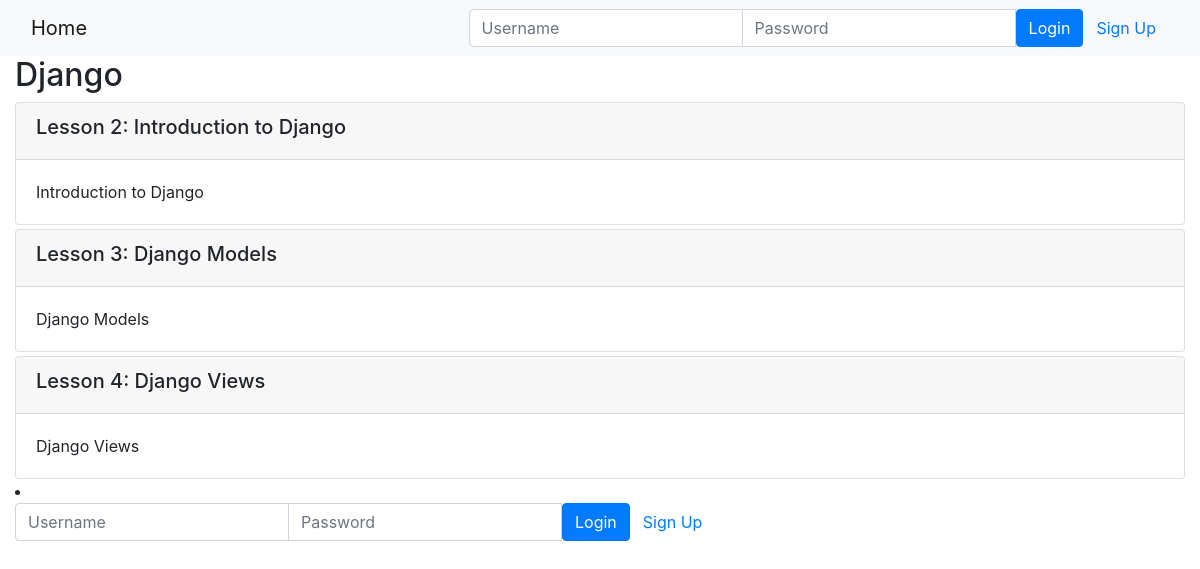
Page /onlinecourse/1/ on the committed database.
### onlinecourse/models.py (models this page shows, shortened)
class Course(models.Model):
    name = models.CharField(null=False, max_length=30, default='online course')
    image = models.ImageField(upload_to='course_images/')
    description = models.CharField(max_length=1000)
    pub_date = models.DateField(null=True)
    instructors = models.ManyToManyField(Instructor)
    users = models.ManyToManyField(settings.AUTH_USER_MODEL, through='Enrollment')
    total_enrollment = models.IntegerField(default=0)
    is_enrolled = False

class Lesson(models.Model):
    title = models.CharField(max_length=200, default="title")
    order = models.IntegerField(default=0)
    course = models.ForeignKey(Course, on_delete=models.CASCADE)
    content = models.TextField()

### onlinecourse/views.py (the view)
# urls.py: path('<int:pk>/', views.CourseDetailView.as_view(), name='course_details'),
class CourseDetailView(generic.DetailView):
    model = Course
    template_name = 'onlinecourse/course_detail_bootstrap.html'

### onlinecourse/templates/onlinecourse/course_detail_bootstrap.html (shortened to what this page needs)
<!DOCTYPE html>
<html lang="en">
<head>
     {% load static %}
    <link rel="stylesheet" href="https://maxcdn.bootstrapcdn.com/bootstrap/4.5.2/css/bootstrap.min.css">
</head>
<body>
    <nav class="navbar navbar-light bg-light">
        <div class="container-fluid">
            <div class="navbar-header">
                  <a class="navbar-brand" href="{% url 'onlinecourse:index' %}">Home</a>
            </div>
            <ul class="nav navbar-nav navbar-right">
                {% if user.is_authenticated %}
                <li>
                    <a class="btn btn-link" href="#">{{ user.first_name }}({{ user.username }})</a>
                    <a class="btn btn-link" href="{% url 'onlinecourse:logout' %}">Logout</a>
                </li>
                {% else %}
                <li>
                    <form class="form-inline" action="{% url 'onlinecourse:login' %}" method="post">
                        <div class="input-group">
                            <input type="text" class="form-control" placeholder="Username" name="username" >
                            <input type="password" class="form-control" placeholder="Password" name="psw" >
                            <button class="btn btn-primary" type="submit">Login</button>
                            <a class="btn btn-link" href="{% url 'onlinecourse:registration' %}">Sign Up</a>
                        </div>
                    </form>
                </li>
                {% endif %}
            </ul>
        </div>
    </nav>
    <div class="container-fluid">
            <h2>{{ course.name }}</h2>
            <div class="card-columns-vertical">
                {% for lesson in course.lesson_set.all %}
                    <div class="card mt-1">
                        <div class="card-header"><h5>Lesson {{lesson.order|add:1}}: {{lesson.title}}</h5></div>
                        <div class="card-body">{{lesson.content}}</div>
                    </div>
                {% endfor %}
            </div>
            {% if user.is_authenticated %}
            <br>
            <button class="btn btn-primary btn-block" data-toggle="collapse" data-target="#exam">Start Exam</button>
            <br>
            <div id="exam" class="collapse">
                <form id="questionform" action="{% url 'onlinecourse:submit' course.id %}" method="post">
                    {% for lesson in course.lesson_set.all %}
                    {% for question in lesson.question_set.all %}
                    <div class="card mt-1">
                        <div class="card-header"><h5>{{ question.text}}</h5></div>
                        {% csrf_token %}
                        <div class="form-group">
                            {% for choice in question.choice_set.all %}
                            <div class="form-check">
                                <label class="form-check-label">
                                    <input type="checkbox" name="choice_{{choice.id}}"
                                           class="form-check-input" id="{{choice.id}}"
                                           value="{{choice.id}}">{{ choice.text }}
                                </label>
                            </div>
                            {% endfor %}
                        </div>
                    </div>
                    {% endfor %}
                    {% endfor %}
                    <br>
                    <input class="btn btn-success btn-block" type="submit" value="Submit">
                    <br>
                </form>
                {% else %}
                    <li>
                        <form class="form-inline" action="{% url 'onlinecourse:login' %}" method="post">
                            <div class="input-group">
                                <input type="text" class="form-control" placeholder="Username" name="username" >
                                <input type="password" class="form-control" placeholder="Password" name="psw" >
                                <button class="btn btn-primary" type="submit">Login</button>
                                <a class="btn btn-link" href="{% url 'onlinecourse:registration' %}">Sign Up</a>
                            </div>
                        </form>
                    </li>
                {% endif %}
            </div>
</body>
</html>

### rows in the picture
Course: name "Django"
Lesson: order|add "2", title "Introduction to Django", content "Introduction to Django"
Lesson: order|add "3", title "Django Models", content "Django Models"
Lesson: order|add "4", title "Django Views", content "Django Views"
